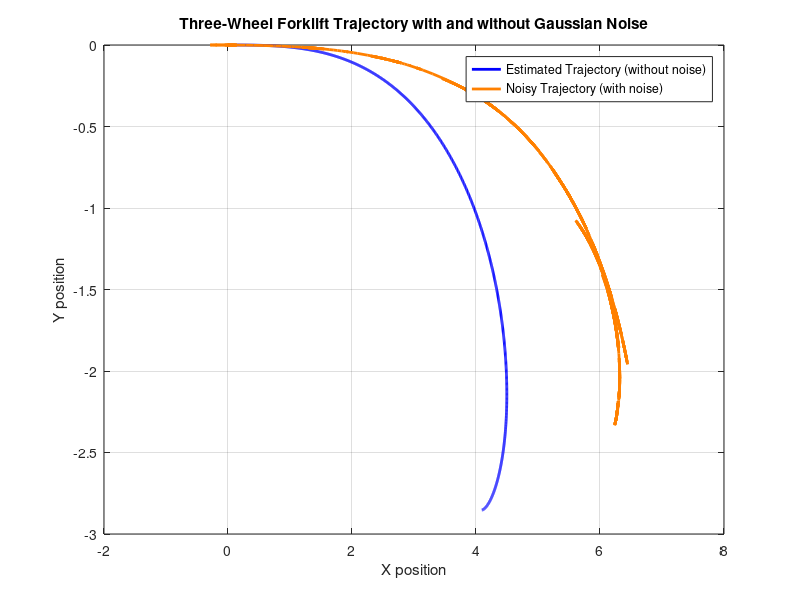

This figure's MATLAB source:
% Initialize parameters
x = 0; y = 0; theta = 0; % Initial position and orientation
r = 1; % Wheel radius
L_2 = 2; % Distance between the two rear wheels
T_s = 0.1; % Sampling period
t_end = 100; % Total time
phi_dot = 0.1; % Constant angular velocity for simplicity

% Standard deviations for Gaussian noise
std_dev_phi = 1; % Standard deviation for angular velocity of the wheels

% Initialize positions
x_est = x; y_est = y; theta_est = theta;
x_noisy = x; y_noisy = y; theta_noisy = theta;

% Store trajectory data
trajectory_est = [x_est; y_est];
trajectory_noisy = [x_noisy; y_noisy];

% Loop over the motion
for t = 0:T_s:t_end
    % Dynamic steering angle: start at pi/2 and decrease over time to 0
    beta = max(pi/2 * (1 - t/t_end), 0);
    
    % Add Gaussian noise to the angular velocity
    phi_dot_noisy = phi_dot + std_dev_phi * randn;
    
    % Calculate linear and angular velocities for estimated and noisy trajectories
    v_est = r * phi_dot * sin(beta);
    omega_est = -r * phi_dot * cos(beta) / L_2;
    v_noisy = r * phi_dot_noisy * sin(beta);
    omega_noisy = -r * phi_dot_noisy * cos(beta) / L_2;

    % Apply the second-order Runge-Kutta method for the orientation
    theta_mid = theta_est + (omega_est * T_s / 2);
    theta_mid_noisy = theta_noisy + (omega_noisy * T_s / 2);
    
    % Update the estimated and noisy positions
    x_est = x_est + T_s * v_est * cos(theta_mid);
    y_est = y_est + T_s * v_est * sin(theta_mid);
    theta_est = theta_est + T_s * omega_est;
    
    x_noisy = x_noisy + T_s * v_noisy * cos(theta_mid_noisy);
    y_noisy = y_noisy + T_s * v_noisy * sin(theta_mid_noisy);
    theta_noisy = theta_noisy + T_s * omega_noisy;
    
    % Append to the trajectories
    trajectory_est = [trajectory_est, [x_est; y_est]];
    trajectory_noisy = [trajectory_noisy, [x_noisy; y_noisy]];
end

% Plot the estimated and noisy trajectories
plot(trajectory_est(1,:), trajectory_est(2,:), 'Color', 'blue', 'LineWidth', 2); hold on;
plot(trajectory_noisy(1,:), trajectory_noisy(2,:), 'Color', [1, 0.5, 0], 'LineWidth', 2);

xlabel('X position');
ylabel('Y position');
title('Three-Wheel Forklift Trajectory with and without Gaussian Noise');
legend('Estimated Trajectory (without noise)', 'Noisy Trajectory (with noise)');
grid on;
